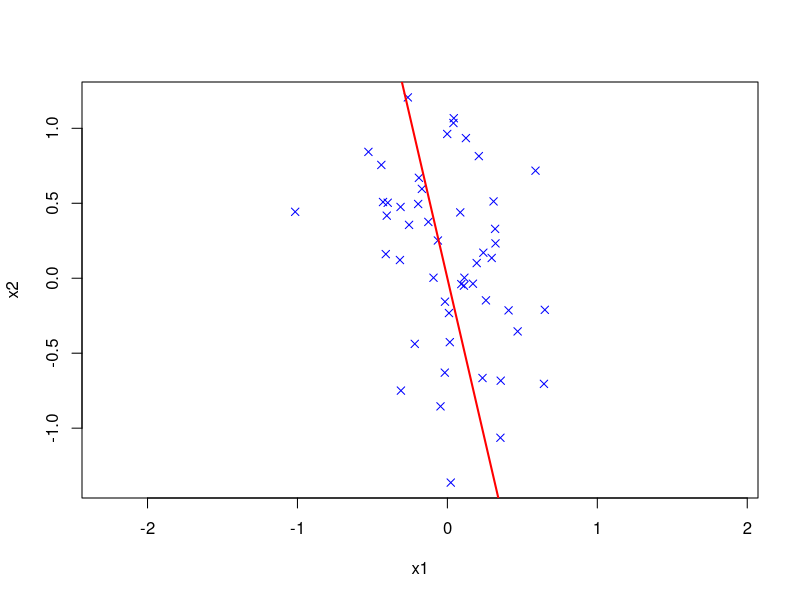

Source code (R):
### 主成分分析の計算

### 人工データ(2次元)による例
set.seed(789)
n <- 50 # データ数
a <- rnorm(2)
(a <- a/sqrt(sum(a^2))) # 主成分方向(単位ベクトル)を生成
mydata <- data.frame(runif(n,-1,1) %o% a + rnorm(2*n, sd=0.3))
names(mydata) <- paste0("x",1:2) # 観測データ
plot(mydata, asp=1, # 縦横比を1とした散布図
     pch=4, col="blue") # 点(×)と色(青)を指定
abline(0, a[2]/a[1], col="red", lwd=2) # 主成分方向の図示

## 主成分方向の推定を固有値分解と比較
(est <- prcomp(mydata)) 
(eig <- eigen(crossprod(scale(mydata,scale=FALSE)))) # 固有値分解
est$rotation # 主成分負荷量
eig$vectors  # 固有ベクトル (符号を除いて主成分負荷量と一致)
est$sdev               # 主成分の標準偏差
sqrt(eig$values/(n-1)) # 固有値と主成分の標準偏差の関係
